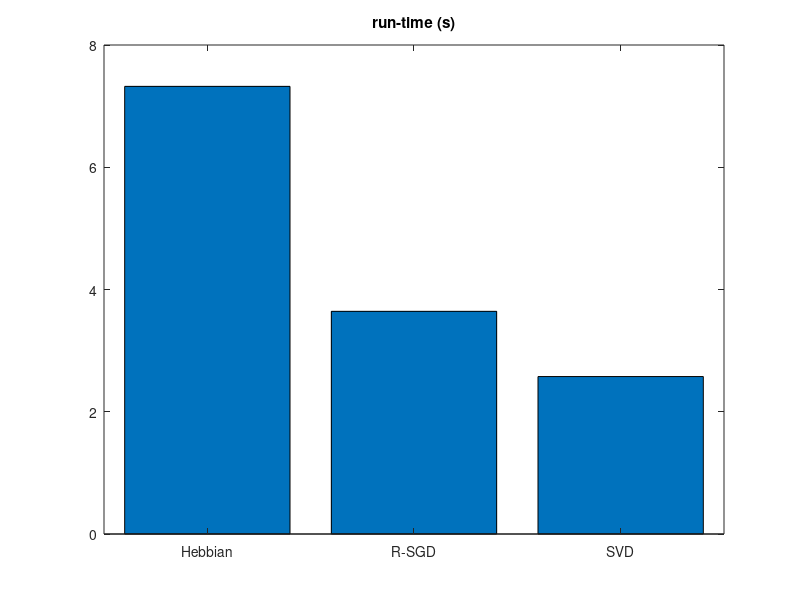
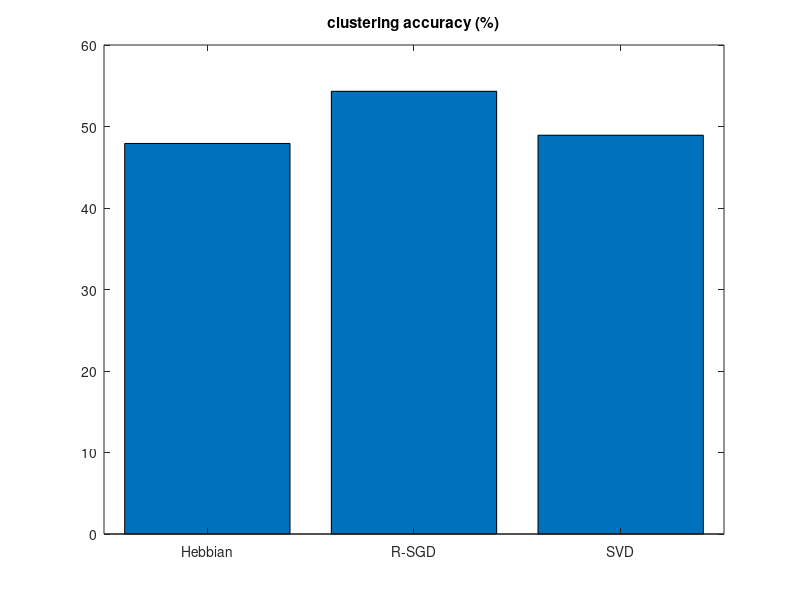

Source code (MATLAB) for these figures, in order:
figure(1);
x = [1,2,3];
y = [7.3233 3.6429 2.5759 ];
bar(x,y);
xticklabels({'Hebbian', 'R-SGD', 'SVD'})
title('run-time (s)');
figure(2);
x = [1,2,3];
y = [47.92 54.32 48.93];
bar(x,y);
xticklabels({'Hebbian', 'R-SGD', 'SVD'})
title('clustering accuracy (%)');

